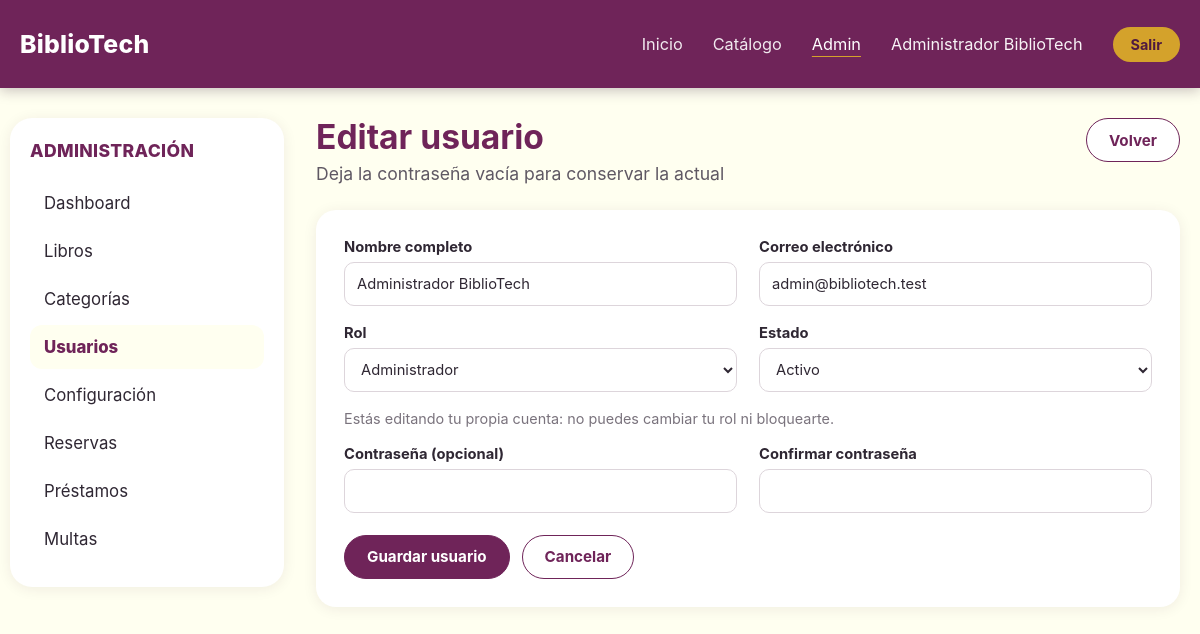
The page /admin/usuarios/editar?id=1 (signed in) on the database its author committed.
### tables this page shows
CREATE TABLE IF NOT EXISTS usuarios (
    id            BIGINT UNSIGNED NOT NULL AUTO_INCREMENT,
    nombre        VARCHAR(120) NOT NULL,
    email         VARCHAR(180) NOT NULL,
    password_hash VARCHAR(255) NOT NULL,
    rol           ENUM('estudiante','bibliotecario','administrador') NOT NULL DEFAULT 'estudiante',
    estado        ENUM('activo','bloqueado') NOT NULL DEFAULT 'activo',
    created_at    TIMESTAMP NOT NULL DEFAULT CURRENT_TIMESTAMP,
    updated_at    TIMESTAMP NOT NULL DEFAULT CURRENT_TIMESTAMP ON UPDATE CURRENT_TIMESTAMP,
    PRIMARY KEY (id),
    UNIQUE KEY uq_usuarios_email (email)
);

### app/Core/View.php (called while the page is built, shortened)
<?php
final class View
{
    public static function e(mixed $value): string
    {
        return htmlspecialchars((string) $value, ENT_QUOTES | ENT_SUBSTITUTE, 'UTF-8');
    }
    public static function url(string $path): string
    {
        return self::e(Url::to($path));
    }
    public static function render(string $view, array $data = [], string $layout = 'admin/layout'): void
    {
        $viewsPath = dirname(__DIR__) . '/Views/';
        extract($data, EXTR_SKIP);
        require $viewsPath . $view . '.php';
        $content = (string) ob_get_clean();
        require $viewsPath . $layout . '.php';
    }
}

### app/Controllers/Admin/BaseController.php (called while the page is built, shortened)
<?php
abstract class BaseController
{
    protected array $usuario;
    public function __construct()
    {
        $this->usuario = Auth::requireRole(['administrador']);
    }
    protected function render(string $vista, string $seccion, string $titulo, array $data = []): void
    {
        View::render($vista, $data + [
            'seccion' => $seccion,
            'titulo' => $titulo,
            'usuario' => $this->usuario,
            'csrf' => Csrf::token(),
            'mensajes' => Flash::pull(),
        ]);
    }
    protected function idDe(array $origen, string $clave = 'id'): int
    {
        $valor = $origen[$clave] ?? 0;
        return is_scalar($valor) ? max(0, (int) $valor) : 0;
    }
}

### app/Controllers/Admin/UsuarioController.php (called while the page is built, shortened)
<?php
final class UsuarioController extends BaseController
{
    private UsuarioAdmin $usuarios;
    public function __construct()
    {
        $this->usuarios = new UsuarioAdmin();
    }
    public function editar(): void
    {
        $usuario = $this->usuarios->buscar($this->idDe($_GET));
        $this->formulario($usuario, $usuario);
    }
    private function formulario(?array $usuario, array $valores, ?string $error = null): void
    {
        $this->render('admin/usuarios/form', 'usuarios', $usuario ? 'Editar usuario' : 'Nuevo usuario', [
            'editado' => $usuario,
            'v' => $valores,
            'error' => $error,
            'roles' => self::ROLES,
            'estados' => self::ESTADOS,
            'esYo' => $usuario !== null && (int) $usuario['id'] === (int) $this->usuario['id'],
        ]);
    }
}

### app/Routes/admin.php (called while the page is built, shortened)
<?php
$router->get('/admin', static fn () => (new DashboardController())->index());
$router->get('/admin/configuracion', static fn () => (new ConfiguracionController())->index());
$router->post('/admin/configuracion/guardar', static fn () => (new ConfiguracionController())->guardar());
$router->get('/admin/libros', static fn () => (new LibroController())->index());
$router->get('/admin/libros/crear', static fn () => (new LibroController())->crear());
$router->get('/admin/libros/editar', static fn () => (new LibroController())->editar());
$router->post('/admin/libros/guardar', static fn () => (new LibroController())->guardar());
$router->post('/admin/libros/eliminar', static fn () => (new LibroController())->eliminar());
$router->get('/admin/categorias', static fn () => (new CategoriaController())->index());
$router->get('/admin/categorias/crear', static fn () => (new CategoriaController())->crear());
$router->get('/admin/categorias/editar', static fn () => (new CategoriaController())->editar());
$router->post('/admin/categorias/guardar', static fn () => (new CategoriaController())->guardar());
$router->post('/admin/categorias/eliminar', static fn () => (new CategoriaController())->eliminar());
$router->get('/admin/usuarios', static fn () => (new UsuarioController())->index());
$router->get('/admin/usuarios/crear', static fn () => (new UsuarioController())->crear());
$router->get('/admin/usuarios/editar', static fn () => (new UsuarioController())->editar());

### app/Core/Router.php (called while the page is built, shortened)
<?php
final class Router
{
    private array $routes = [];
    public function dispatch(string $method, string $requestUri): void
    {
        $path = parse_url($requestUri, PHP_URL_PATH);
        $path = '/' . trim($path, '/');
        $handler = $this->routes[strtoupper($method)][$path] ?? null;
        $handler();
    }
    private function add(string $method, string $path, callable $handler): void
    {
        $normalizedPath = '/' . trim($path, '/');
        $this->routes[$method][$normalizedPath] = $handler;
    }
}

### index.php (called while the page is built, shortened)
<?php
spl_autoload_register(static function (string $class): void {
    $prefix = 'App\\';
    $relativeClass = substr($class, strlen($prefix));
    $file = __DIR__ . '/app/' . str_replace('\\', '/', $relativeClass) . '.php';
});
$auth = new AuthController();
$dashboard = new DashboardController();
$catalogo = new CatalogoController();
$reservas = new ReservaController();
$multas = new MultaController();
$router = new Router();
$router->get('/', [$auth, 'index']);
$router->get('/login', [$auth, 'showLogin']);
$router->post('/login', [$auth, 'login']);
$router->get('/register', [$auth, 'showRegister']);
$router->post('/register', [$auth, 'register']);
$router->post('/logout', [$auth, 'logout']);
$router->get('/home', [$dashboard, 'showHome']);
$router->get('/catalogo', [$catalogo, 'index']);
$router->get('/catalogo/show', [$catalogo, 'show']);
$router->get('/mis-reservas', [$reservas, 'index']);
$router->post('/reservas/crear', [$reservas, 'crear']);
$router->post('/reservas/cancelar', [$reservas, 'cancelar']);
$router->get('/mis-multas', [$multas, 'index']);
$router->post('/mis-multas/pagar', [$multas, 'pagar']);
require __DIR__ . '/app/Routes/admin.php';
try {
    $router->dispatch($_SERVER['REQUEST_METHOD'] ?? 'GET', $_SERVER['REQUEST_URI'] ?? '/');
} catch (Throwable $exception) {
    error_log((string) $exception);
    http_response_code(500);
    echo 'Ocurrió un error interno. Inténtalo de nuevo más tarde.';
}

### app/Core/Url.php (called while the page is built, shortened)
<?php
final class Url
{
    private static string $basePath = '';
    public static function setBasePath(string $basePath): void
    {
        self::$basePath = rtrim($basePath, '/');
    }
    public static function to(string $path): string
    {
        return self::$basePath . '/' . ltrim($path, '/');
    }
}

### app/Models/UsuarioAdmin.php (called while the page is built, shortened)
<?php
final class UsuarioAdmin
{
    private PDO $db;
    public function __construct(?PDO $db = null)
    {
        $this->db = $db ?? Database::connection();
    }
    public function buscar(int $id): ?array
    {
        $stmt = $this->db->prepare('SELECT id, nombre, email, rol, estado FROM usuarios WHERE id = :id');
        $stmt->execute(['id' => $id]);
        $fila = $stmt->fetch();
        return $fila === false ? null : $fila;
    }
}

### app/Core/Database.php (called while the page is built, shortened)
<?php
final class Database
{
    private static ?PDO $connection = null;
    public static function connection(): PDO
    {
        if (self::$connection === null) {
            $host = getenv('DB_HOST') ?: '127.0.0.1';
            $database = getenv('DB_NAME') ?: 'bdbibliotech';
            $username = getenv('DB_USER') ?: 'root';
            $password = getenv('DB_PASSWORD') ?: '';
            $dsn = sprintf('mysql:host=%s;dbname=%s;charset=utf8mb4', $host, $database);
            self::$connection = new PDO($dsn, $username, $password, [
                PDO::ATTR_ERRMODE => PDO::ERRMODE_EXCEPTION,
                PDO::ATTR_DEFAULT_FETCH_MODE => PDO::FETCH_ASSOC,
                PDO::ATTR_EMULATE_PREPARES => false,
            ]);
        }
        return self::$connection;
    }
}

### app/Views/admin/usuarios/form.php (the view, shortened to what this page needs)
<div class="adm-head">
    <div>
        <h1 class="adm-title"><?= $editado ? 'Editar usuario' : 'Nuevo usuario' ?></h1>
        <p class="adm-subtitle"><?= $editado ? 'Deja la contraseña vacía para conservar la actual' : 'Crea una cuenta con el rol que necesites' ?></p>
    </div>
    <a class="adm-btn adm-btn-ghost" href="<?= View::url('/admin/usuarios') ?>">Volver</a>
</div>
<form class="adm-form" method="post" action="<?= View::url('/admin/usuarios/guardar') ?>" autocomplete="off">
    <label>Nombre completo
        <input name="nombre" value="<?= View::e($v['nombre']) ?>" maxlength="120" required>
    </label>
    <label>Correo electrónico
        <input name="email" type="email" value="<?= View::e($v['email']) ?>" maxlength="180" required>
    </label>
    <label>Rol
        <select name="rol"<?= $esYo ? ' aria-describedby="yo"' : '' ?>>
            <?php foreach ($roles as $valor => $etiqueta): ?>
                <option value="<?= View::e($valor) ?>"<?= $valor === $v['rol'] ? ' selected' : '' ?>><?= View::e($etiqueta) ?></option>
            <?php endforeach; ?>
        </select>
    </label>
    <label>Estado
        <select name="estado">
            <?php foreach ($estados as $valor => $etiqueta): ?>
                <option value="<?= View::e($valor) ?>"<?= $valor === $v['estado'] ? ' selected' : '' ?>><?= View::e($etiqueta) ?></option>
            <?php endforeach; ?>
        </select>
    </label>
    <?php if ($esYo): ?>
        <p class="span2 adm-hint" id="yo">Estás editando tu propia cuenta: no puedes cambiar tu rol ni bloquearte.</p>
    <?php endif; ?>
    <label>Contraseña <?= $editado ? '(opcional)' : '' ?>
        <input name="password" type="password" minlength="8" maxlength="72" autocomplete="new-password"<?= $editado ? '' : ' required' ?>>
    </label>
    <label>Confirmar contraseña
        <input name="password_confirmation" type="password" minlength="8" maxlength="72" autocomplete="new-password"<?= $editado ? '' : ' required' ?>>
    </label>
    <div class="span2 adm-form-actions">
        <button class="adm-btn" type="submit">Guardar usuario</button>
        <a class="adm-btn adm-btn-ghost" href="<?= View::url('/admin/usuarios') ?>">Cancelar</a>
    </div>
</form>

### app/Views/admin/layout.php (shortened to what this page needs)
<?php
$menu = [
    'dashboard' => ['Dashboard', '/admin'],
    'libros' => ['Libros', '/admin/libros'],
    'categorias' => ['Categorías', '/admin/categorias'],
    'usuarios' => ['Usuarios', '/admin/usuarios'],
    'configuracion' => ['Configuración', '/admin/configuracion'],
    'reservas' => ['Reservas', '/admin/reservas'],
    'prestamos' => ['Préstamos', '/admin/prestamos'],
    'multas' => ['Multas', '/admin/multas'],
];
?>
<!doctype html>
<html lang="es">
<head>
    <link rel="stylesheet" href="<?= View::url('/assets/css/admin.css') ?>">
</head>
<body class="adm<?= $seccion === 'configuracion' ? ' adm-config' : '' ?>">
<header class="adm-header">
    <a class="adm-brand" href="<?= View::url('/admin') ?>">BiblioTech</a>
    <nav class="adm-topnav" aria-label="Navegación principal">
        <a href="<?= View::url('/home') ?>">Inicio</a>
        <a href="<?= View::url('/catalogo') ?>">Catálogo</a>
        <a href="<?= View::url('/admin') ?>" aria-current="page">Admin</a>
        <span class="adm-user"><?= View::e($usuario['nombre'] ?? '') ?></span>
        <form action="<?= View::url('/logout') ?>" method="post">
            <button class="adm-logout" type="submit">Salir</button>
        </form>
    </nav>
</header>
<div class="adm-layout">
    <aside class="adm-sidebar" aria-label="Administración">
        <h2>Administración</h2>
        <nav>
            <?php foreach ($menu as $clave => [$etiqueta, $ruta]): ?>
                <a href="<?= View::url($ruta) ?>"<?= $clave === $seccion ? ' class="active" aria-current="page"' : '' ?>><?= View::e($etiqueta) ?></a>
            <?php endforeach; ?>
        </nav>
    </aside>
    <main class="adm-main">
        <?= $content ?>
    </main>
</div>
</body>
</html>

### assets/css/admin.css (style rules this page uses)
:root { color-scheme: light; --adm-purple: #6f2459; --adm-purple-dark: #4f1a40; --adm-gold: #d4a22b; --adm-cream: #fffff0; --adm-ink: #2f2733; --adm-muted: #7a737d; --adm-line: #ece6ea; --adm-green: #1f7a3f; --adm-red: #b3283f; }
* { box-sizing: border-box; }
body.adm { min-width: 320px; margin: 0; color: var(--adm-ink); background: var(--adm-cream); font-family: Inter, "Segoe UI", Arial, Helvetica, sans-serif; }
.adm-header { display: flex; min-height: 88px; padding: 0 20px; align-items: center; justify-content: space-between; gap: 20px; color: #fff; background: var(--adm-purple); box-shadow: 0 3px 12px rgb(47 20 44 / 25%); }
.adm-brand { color: #fff; font-size: 1.55rem; font-weight: 800; letter-spacing: 0.01em; text-decoration: none; }
.adm-topnav { display: flex; align-items: center; gap: 30px; flex-wrap: wrap; justify-content: flex-end; }
.adm-topnav > a { color: rgb(255 255 255 / 90%); font-size: 1.02rem; text-decoration: none; }
.adm-topnav > a:hover, .adm-topnav > a[aria-current] { color: #fff; text-decoration: underline; text-underline-offset: 6px; text-decoration-color: var(--adm-gold); }
.adm-user { color: rgb(255 255 255 / 95%); font-size: 1.02rem; }
.adm-topnav form { margin: 0; }
.adm-logout { padding: 9px 18px; border: 0; border-radius: 999px; color: var(--adm-purple-dark); background: var(--adm-gold); cursor: pointer; font: inherit; font-size: 0.9rem; font-weight: 700; }
.adm-layout { display: grid; grid-template-columns: 274px minmax(0, 1fr); gap: 32px; padding: 30px 20px 48px 10px; align-items: start; }
.adm-sidebar { padding: 22px 20px 26px; border-radius: 22px; background: #fff; box-shadow: 0 2px 14px rgb(60 30 55 / 8%); }
.adm-sidebar h2 { margin: 0 0 20px 0; color: var(--adm-purple); font-size: 1.1rem; font-weight: 800; letter-spacing: 0.02em; text-transform: uppercase; }
.adm-sidebar nav { display: grid; gap: 4px; }
.adm-sidebar a { padding: 12px 14px; border-radius: 12px; color: var(--adm-ink); font-size: 1.05rem; text-decoration: none; }
.adm-sidebar a.active { color: var(--adm-purple); background: var(--adm-cream); font-weight: 800; }
.adm-main { min-width: 0; }
.adm-head { display: flex; align-items: flex-start; justify-content: space-between; gap: 16px; margin-bottom: 8px; flex-wrap: wrap; }
.adm-title { margin: 0; color: var(--adm-purple); font-size: 2.1rem; line-height: 1.15; }
.adm-subtitle { margin: 6px 0 28px; color: #5f5863; font-size: 1.1rem; }
.adm-head .adm-subtitle { margin-bottom: 18px; }
.adm-form { display: grid; grid-template-columns: repeat(2, minmax(0, 1fr)); gap: 18px 22px; padding: 28px; border-radius: 20px; background: #fff; box-shadow: 0 2px 14px rgb(60 30 55 / 8%); }
.adm-form label { display: grid; gap: 6px; align-content: start; color: var(--adm-ink); font-size: 0.92rem; font-weight: 700; }
.span2 { grid-column: 1 / -1; }
.adm-hint { margin: 0; color: var(--adm-muted); font-size: 0.9rem; }
.adm-form-actions { display: flex; gap: 12px; margin-top: 4px; }
input, select, textarea { width: 100%; min-height: 44px; padding: 10px 12px; border: 1px solid #ddd5db; border-radius: 10px; color: var(--adm-ink); background: #fff; font: inherit; font-weight: 400; }
.adm-btn { display: inline-flex; min-height: 44px; padding: 0 22px; border: 1px solid var(--adm-purple); border-radius: 999px; align-items: center; color: #fff; background: var(--adm-purple); cursor: pointer; font: inherit; font-size: 0.95rem; font-weight: 700; text-decoration: none; transition: filter 150ms ease; }
.adm-btn-ghost { color: var(--adm-purple); background: #fff; }

### rows shown on the page
usuarios: nombre "Administrador BiblioTech", email "admin@bibliotech.test", rol "Administrador", estado "Activo"

### other values the page prints
View::e($etiqueta) "Dashboard"
View::e($etiqueta) "Libros"
View::e($etiqueta) "Categorías"
View::e($etiqueta) "Usuarios"
View::e($etiqueta) "Configuración"
View::e($etiqueta) "Reservas"
View::e($etiqueta) "Préstamos"
View::e($etiqueta) "Multas"
